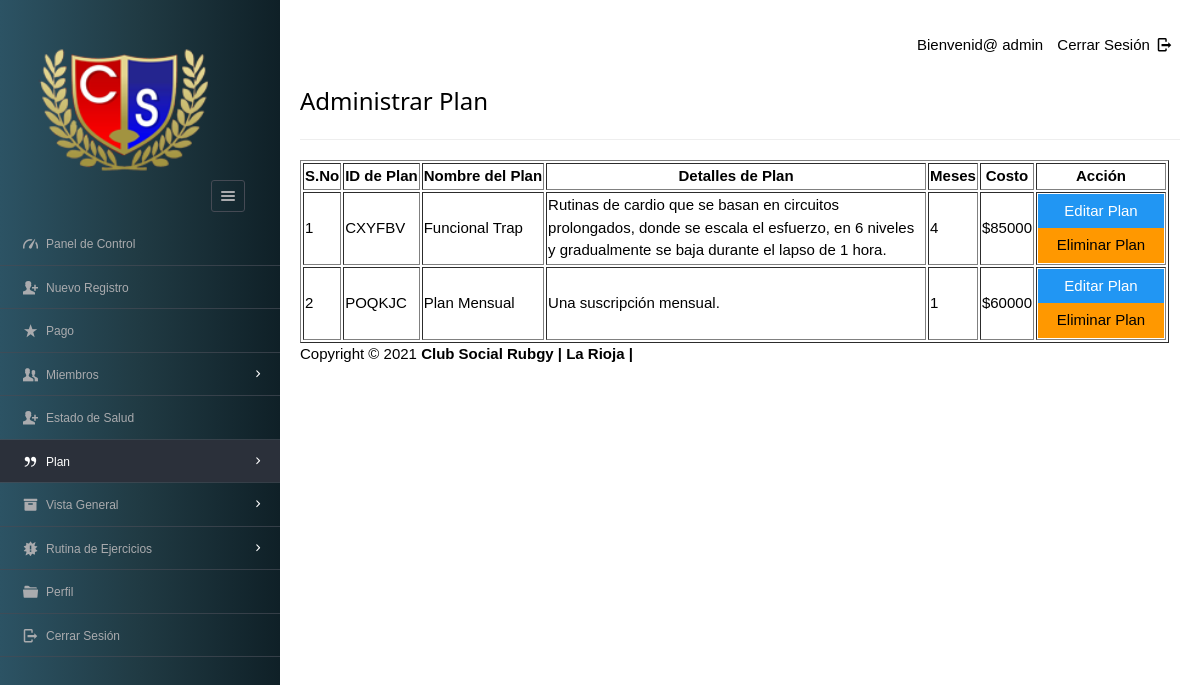
Page /dashboard/admin/view_plan.php (signed in) on the committed database.
### tables this page shows
CREATE TABLE IF NOT EXISTS `plan` (
  `pid` varchar(8) NOT NULL,
  `planName` varchar(20) NOT NULL,
  `description` varchar(200) NOT NULL,
  `validity` varchar(20) NOT NULL,
  `amount` int(10) NOT NULL,
  `active` varchar(255) DEFAULT NULL,
  PRIMARY KEY (`pid`) USING BTREE,
  KEY `pid` (`pid`) USING BTREE
);

### dashboard/admin/view_plan.php (the view, shortened to what this page needs)
<?php
require '../../include/db_conn.php';
?>
<!DOCTYPE html>
<html lang="en">
<head>
    <link rel="stylesheet" href="../../css/style.css"  id="style-resource-5">
    <link rel="stylesheet" href="../../css/dashMain.css">
    <link rel="stylesheet" type="text/css" href="../../css/entypo.css">
	<link href="a1style.css" rel="stylesheet" type="text/css">
</head>
     <body class="page-body  page-fade" onload="collapseSidebar()">
    	<div class="page-container sidebar-collapsed" id="navbarcollapse">
		<div class="sidebar-menu">
			<header class="logo-env">
			<div class="logo">
				<a href="index.php">
					<img src="../../images/logo.png" alt="" width="192" height="80" />
				</a>
			</div>
					<div class="sidebar-collapse" onclick="collapseSidebar()">
				<a href="#" class="sidebar-collapse-icon with-animation">
					<i class="entypo-menu"></i>
				</a>
			</div>
			</header>
    		<?php include('nav.php'); ?>
    	</div>
    		<div class="main-content">
				<div class="row">
					<div class="col-md-6 col-sm-8 clearfix">
					</div>
					<div class="col-md-6 col-sm-4 clearfix hidden-xs">
						<ul class="list-inline links-list pull-right">
							<li>Bienvenid@ <?php echo $_SESSION['full_name']; ?>
							</li>
							<li>
								<a href="logout.php">
									Cerrar Sesión <i class="entypo-logout right"></i>
								</a>
							</li>
						</ul>
					</div>
				</div>
		<h3>Administrar Plan</h3>
		<hr />
		<table class="table table-bordered datatable" id="table-1" border=1>
			<thead>
				<tr>
					<th>S.No</th>
					<th>ID de Plan</th>
					<th>Nombre del Plan</th>
					<th>Detalles de Plan</th>
					<th>Meses</th>
					<th>Costo</th>
					<th>Acción</th>
				</tr>
			</thead>
				<tbody>
					<?php
					$query  = "select * from plan where active='yes' ORDER BY amount DESC";
					$result = mysqli_query($con, $query);
					$sno    = 1;
					if (mysqli_affected_rows($con) != 0) {
					    while ($row = mysqli_fetch_array($result, MYSQLI_ASSOC)) {
					        $msgid = $row['pid'];
					        echo "<tr><td>" . $sno . "</td>";
					        echo "<td>" . $row['pid'] . "</td>";
					        echo "<td>" . $row['planName'] . "</td>";
					        echo "<td width='380'>" . $row['description'] . "</td>";
					        echo "<td>" . $row['validity'] . "</td>";
					        echo "<td>$" . $row['amount'] . "</td>";
					        $sno++;
					        echo '<td><a href=edit_plan.php?id="'.$row['pid'].'"><input type="button" class="a1-btn a1-blue" id="boxxe" style="width:100%" value="Editar Plan" ></a><form action="del_plan.php" method="post" onSubmit="return ConfirmDelete();"><input type="hidden" name="name" value="' . $msgid .'"/><input type="submit" id="button1" value="Eliminar Plan" class="a1-btn a1-orange"/></form></td></tr>';
					    }
					}
					?>
				</tbody>
		</table>
<?php include('footer.php'); ?>
    	</div>
    </body>
</html>

### css/style.css (style rules this page uses)
html { font-size: 62.5%; font-family: sans-serif; }
div { display: block; }
body { font-family: "Noto Sans", sans-serif, "Helvetica Neue", Helvetica, Arial, sans-serif; font-size: 12px; line-height: 1.428571429; display: block; margin: 0; }
*, *:before, *:after { box-sizing: border-box; }
a { text-decoration: none; background: transparent; }
img { vertical-align: middle; }
img { border: 0; }
.logo img { width: 220px; height: 200px; }
input, button, select, textarea { font-family: inherit; font-size: inherit; line-height: inherit; }
button, input { line-height: normal; }
button, input, select, textarea { font-family: inherit; font-size: 100%; margin: 0; }
input { background-color: white; cursor: text; padding: 1px; border-width: 2px; border-style: inset; border-color: initial; border-image: initial; }
input, textarea, select, button { text-rendering: auto; color: initial; letter-spacing: normal; word-spacing: normal; text-transform: none; text-indent: 0px; text-shadow: none; display: inline-block; text-align: start; margin: 0em; font: 400 13.3333px Arial; }
button, html input[type="button"], input[type="reset"], input[type="submit"] { cursor: pointer; }
a { color: #373e4a; text-decoration: none; }
a { background: transparent; }
a { color: #373e4a; }
.page-container { position: relative; padding-left: 280px; }
.page-container .sidebar-menu { position: absolute; width: 280px; top: 0; left: 0; bottom: 0; background: #0F2027; background: -webkit-linear-gradient(to right, #2C5364, #203A43, #0F2027); background: linear-gradient(to right, #2C5364, #203A43, #0F2027); color: #aaabae; z-index: 1; min-height: 796px; box-sizing: border-box; }
.page-container .sidebar-menu .logo-env { width: 100%; padding: 35px; padding-bottom: 10px; box-sizing: border-box; }
.page-container .sidebar-menu .logo-env:before, .page-container .sidebar-menu .logo-env:after { content: " "; display: table; }
.page-container .sidebar-menu .logo-env > div { display: block; vertical-align: middle; white-space: nowrap; float: left; }
.page-container .sidebar-menu .logo-env > div > a { display: inline-block; color: #aaabae; }
.page-container .sidebar-menu .logo-env > div.sidebar-collapse, .page-container .sidebar-menu .logo-env > div.sidebar-mobile-menu { position: relative; float: right; }
.page-container .sidebar-menu .logo-env > div.sidebar-collapse a, .page-container .sidebar-menu .logo-env > div.sidebar-mobile-menu a { display: inline-block; border: 1px solid #454a54; text-align: center; padding: 0; line-height: 1; font-size: 20px; font-weight: 300; padding: 5px 2px; background-clip: padding-box; border-radius: 3px; transition: all 200ms ease-in-out; }
.page-container .sidebar-menu .logo-env .logo img { width: 180px; height: 150px; }
.page-container .sidebar-menu .logo-env:after { clear: both; }
ul, ol { margin-top: 0; margin-bottom: 8.5px; }
ul, menu, dir { display: block; list-style-type: disc; }
li { display: list-item; }
i, cite, em, var, address, dfn { font-style: italic; }

### css/entypo.css (style rules this page uses)
[class^="entypo-"]:before, [class*=" entypo-"]:before { font-family: "entypo"; font-style: normal; font-weight: normal; speak: none; display: inline-block; text-decoration: inherit; width: 1em; margin-right: .2em; text-align: center; font-variant: normal; text-transform: none; line-height: 1em; margin-left: .2em; }
.entypo-menu:before { content: '\e811'; }
.entypo-logout:before { content: '\e85d'; }

### dashboard/admin/view_plan.php (style rules this page uses)
#button1 { width:126px; }

### rows in the picture
plan: pid "CXYFBV", planName "Funcional Trap", description "Rutinas de cardio que se basan en circuitos prolongados, donde se escala el esfuerzo, en 6 niveles y gradualmente se baja durante el lapso de 1 hora.", validity "4", amount "85000"
plan: pid "POQKJC", planName "Plan Mensual", description "Una suscripción mensual.", validity "1", amount "60000"

### other values in the picture
$_SESSION['full_name'] "admin"
